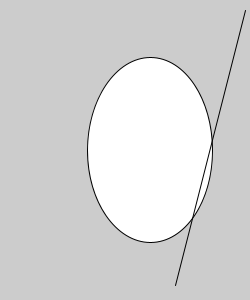
Frame 1 (no input)
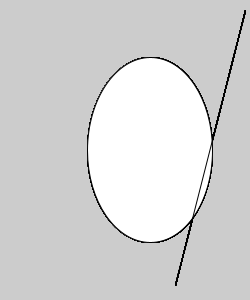
Frame 60 (the mouse pressed at the canvas centre just before this capture)
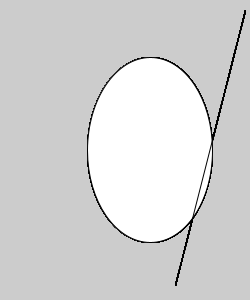
Frame 120 (the mouse held since frame 60 and released just before this capture)

The Processing sketch that drew these frames (run headless with seeded random() and noise(); from frame 60 on, the mouse is pressed at the canvas centre):

// Processing sketch: processing_134552
// ── processing_134552.pde


void setup () {
  size (250,300);
}


void draw () {
ellipse (150,150,125,185);
line (245,10,175,285 );
}
